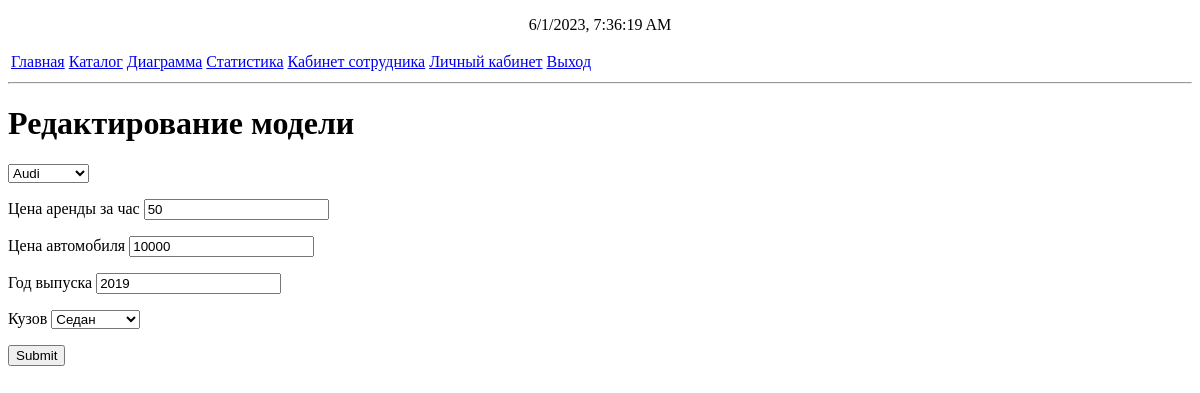
Page /editmodel?id=6 (signed in) on the earlier database version.
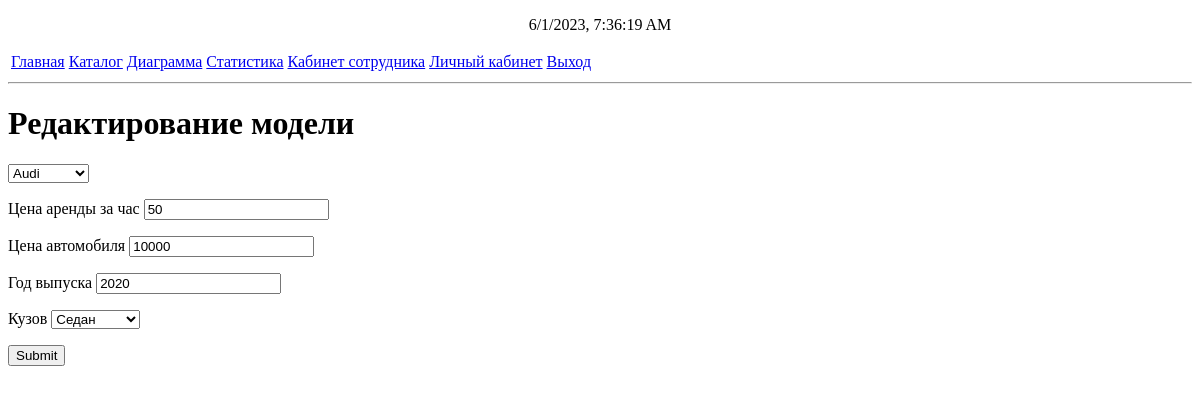
Same page on the later database version.
### mainapp/models.py (models this page shows, shortened)
class CarModel(models.Model):
    SEDAN = "Седан"
    CROSS = "Кроссовер"
    COUPE = "Купе"
    STATION_WAGON = "Универсал"
    SPORT = "Спорт"
    HATCHBACK = "Хэтчбек"
    CONVERTIBLE = "Кабриолет"
    MINIVAN = "Минивэн"
    BODY_CHOICES = [
        (SEDAN, "Седан"),
        (CROSS, "Кроссовер"),
        (STATION_WAGON, "Универсал"),
        (SPORT, "Седан"),
        (HATCHBACK, "Хэтчбек"),
        (CONVERTIBLE, "Кабриолет"),
        (MINIVAN, "Минивэн"),
        (COUPE, "Купе"),
    ]
    BMW = "BMW"
    MERCEDES = "Mercedes"
    AUDI = "Audi"
    MAZDA = "Mazda"
    VOLVO = "Volvo"
    BRAND_CHOICES = [
        (BMW, 'BMW'),
        (MERCEDES, 'Mercedes'),
        (AUDI,"Audi"),
        (MAZDA, "Mazda"),
        (VOLVO, "Volvo")
    ]
    body = models.CharField(max_length=20, choices=BODY_CHOICES)
    price = models.BigIntegerField(default=40, null=True)
    car_price = models.BigIntegerField(default=10000, null=True)
    id = models.AutoField(primary_key=True)
    brand = models.CharField(max_length=20, choices=BRAND_CHOICES)
    year = models.IntegerField(validators=[MaxValueValidator(2023), MinValueValidator(2010)])
    usageCount = models.IntegerField(default=0)

### mainapp/views.py (the view)
    def _(request):
        if not request.user.is_staff:
            return HttpResponseRedirect('main')
        return func(request)

### mainapp/views.py (called while the page is built)
def staffpage(func):
    def _(request):
        if not request.user.is_staff:
            return HttpResponseRedirect('main')
        return func(request)
    return _

### mainapp/templates/editmodel.html (shortened to what this page needs)
{% extends "base.html" %}
{%block content%}
<h1>Редактирование модели</h1>
<form method="POST" id="form">
    <select name="brand" form="form">
        <option value="{{brand}}">{{brand}}</option>
    </select>
    <p>
        <label> Цена аренды за час</label>
        <input type="number" name="price" value="{{obj.price}}">
    </p>
    <p>
        <label> Цена автомобиля</label>
        <input type="number" name="car_price" value="{{obj.car_price}}">
    </p>
    <p>
        <label> Год выпуска </label>
        <input type="number" name="year" value="{{obj.year}}">
    </p>
    <p>
        <label> Кузов </label>
        <select name="body" form="form">
            <option value="{{body.0}}"> {{body.1}}</option>
        </select>
    </p>
    <input type="submit">
</form>
{%endblock content%}

Differences in the rows shown:
changed CarModel "Audi": year "2019" → "2020"
